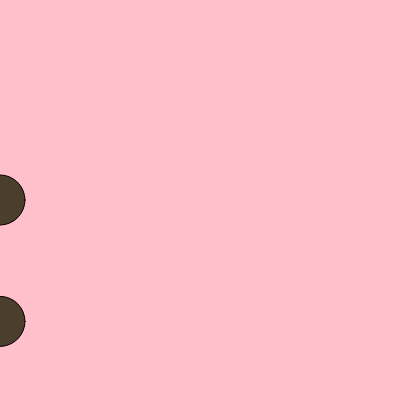
Frame 1 (no input)
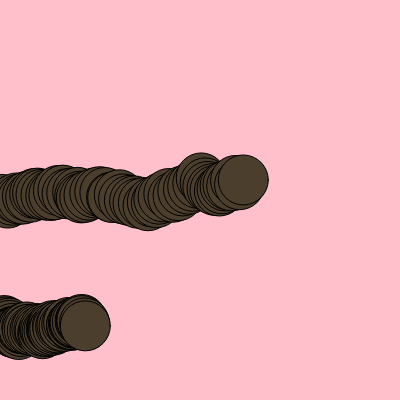
Frame 60 (no input)
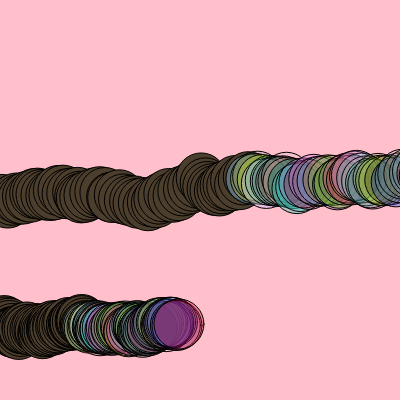
Frame 120 (the mouse pressed at the canvas centre since frame 60)

The p5.js sketch that drew these frames (run headless with seeded random() and noise() and a simulated clock; from frame 60 on, the mouse is pressed at the canvas centre):

// p5.js sketch
// ── sketch.js
let cor;
let circuloX //horizontal
let circuloY //vertical

function setup() {
  createCanvas(400, 400);
   background("pink");
  cor = color(random(255), random(255), random(255));
  posicaoHorizontal = 0;
  posicaoVertical = random(height);
  posicaoHorizontal2 = 0;
posicaoVertical2 = random(height);
 
  posicaoVertical = 200;
  cor = color(random(255), random(255), random(255));
posicaoHorizontal = 0;
posicaoVertical = 200;
 
 
}

function draw() {
 
  fill(cor);
  circle(posicaoHorizontal,posicaoVertical, 50);
 circle(posicaoHorizontal2, posicaoVertical2, 50);
  posicaoHorizontal+= random(0, 3);
posicaoVertical+= random(-3, 3);
 posicaoHorizontal2+= random(0, 3);
posicaoVertical2+= random(-3, 3);
 
 
 
 
 
 
 posicaoHorizontal++;
 posicaoHorizontal+= random(0, 3);
posicaoVertical+= random(-3, 3);
 
  if (mouseIsPressed){
    cor = color(random(0,255), random(0,255), random(0,255), random(0,100));
  }
   
}
